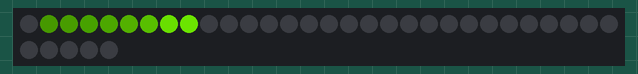
Recording of a sketch running on a simulated Arduino Uno, built with avr-gcc and run on an emulated ATmega328P. On the bench: 35 RGB LEDs in strip order, left to right, continuing on the next row. Dim RGB values are drawn brighter than linear.

Above: at 0.45 s.
At 7.97 s:
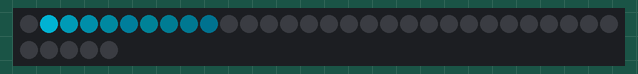
At 13.2 s:
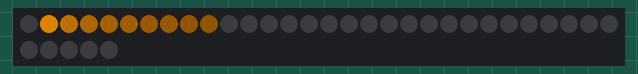
At 18.43 s:
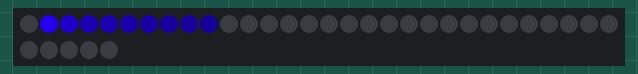
At 28.89 s:
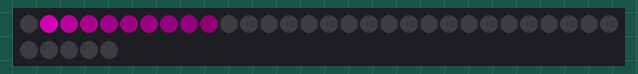
At 39.36 s:
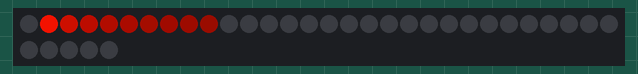

The sketch:

helmetTry2.ino
```cpp
#include <Adafruit_NeoPixel.h>

#define PIN 13

Adafruit_NeoPixel strip = Adafruit_NeoPixel(35, PIN, NEO_GRB + NEO_KHZ800);

int snakeLength=10; // How long of trails do you want?
int frameDelay = 30; // Lower numbers = faster animation
int waveDirection = 0; // 0 = right, 1 = left

int rgb[3] = {255,0,0}; // Color for the main pixel
int trailingRGB[3] = {0,0,0}; // Color for the trailing pixels

int hue = 60; // We're going to start off with red

int currentLED = 0; // Current LED.
int trailingLED = 0; // LED that is trailing the current LED

uint16_t i, j;

void setup() {
  strip.begin();
  strip.show(); // Initialize all pixels to 'off'
}

void loop() {
  if (currentLED > 0 && currentLED <= strip.numPixels()) {
    strip.setPixelColor(currentLED, rgb[0], rgb[1], rgb[2]);
  }
  if (waveDirection == 0) { // Wave travelling right
    for (j = 0; j < snakeLength; j++) {
      trailingLED = currentLED - j;
      if (trailingLED > 0) {
        hsi2rgb(hue,1,1/(j+0.1),trailingRGB);
        if(trailingLED > 0 && trailingLED <=strip.numPixels()) {
          strip.setPixelColor(trailingLED, trailingRGB[0], trailingRGB[1], trailingRGB[2]);
        }
      }
    }
    trailingLED--;
    if(trailingLED > 0) {
      strip.setPixelColor(trailingLED,0,0,0);
    }
  } else { // Wave travelling left
    for (j = 0; j < snakeLength; j++) {
      trailingLED = currentLED + j;
      if (trailingLED < strip.numPixels()) {
        hsi2rgb(hue,1,1/(j+0.1),trailingRGB);
        if(trailingLED > 0 && trailingLED <=strip.numPixels()) {
          strip.setPixelColor(trailingLED, trailingRGB[0], trailingRGB[1], trailingRGB[2]);
        }
      }
    }
    trailingLED++;
    if(trailingLED < strip.numPixels()) {
      strip.setPixelColor(trailingLED,0,0,0);
    }
  }

  strip.show();

  if (waveDirection == 0) {
    currentLED++;
  } else {
    currentLED--;
  }
  if (currentLED > strip.numPixels()) {
    waveDirection = 1;
    currentLED-=2;
  }
  if (currentLED < 0) {
    waveDirection = 0;
    currentLED+=2;
  }
  hue+=4;
  if(hue > 360) {
    hue = 0;
  }
  delay(frameDelay);
}

// (FUNCTION STOLEN FROM http://blog.saikoled.com/post/43693602826/why-every-led-light-should-be-using-hsi-colorspace on 10/27/14)
// This function will make it easier to create lighter and darker versions of the same color.
//
// Function example takes H, S, I, and a pointer to the
// returned RGB colorspace converted vector. It should
// be initialized with:
//
// int rgb[3];
//
// in the calling function. After calling hsi2rgb
// the vector rgb will contain red, green, and blue
// calculated values.

void hsi2rgb(float H, float S, float I, int* rgb) {
  int r, g, b;
  H = fmod(H,360); // cycle H around to 0-360 degrees
  H = 3.14159*H/(float)180; // Convert to radians.
  S = S>0?(S<1?S:1):0; // clamp S and I to interval [0,1]
  I = I>0?(I<1?I:1):0;

  // Math! Thanks in part to Kyle Miller.
  if(H < 2.09439) {
    r = 255*I/3*(1+S*cos(H)/cos(1.047196667-H));
    g = 255*I/3*(1+S*(1-cos(H)/cos(1.047196667-H)));
    b = 255*I/3*(1-S);
  } else if(H < 4.188787) {
    H = H - 2.09439;
    g = 255*I/3*(1+S*cos(H)/cos(1.047196667-H));
    b = 255*I/3*(1+S*(1-cos(H)/cos(1.047196667-H)));
    r = 255*I/3*(1-S);
  } else {
    H = H - 4.188787;
    b = 255*I/3*(1+S*cos(H)/cos(1.047196667-H));
    r = 255*I/3*(1+S*(1-cos(H)/cos(1.047196667-H)));
    g = 255*I/3*(1-S);
  }
  rgb[0]=r;
  rgb[1]=g;
  rgb[2]=b;
}
```
